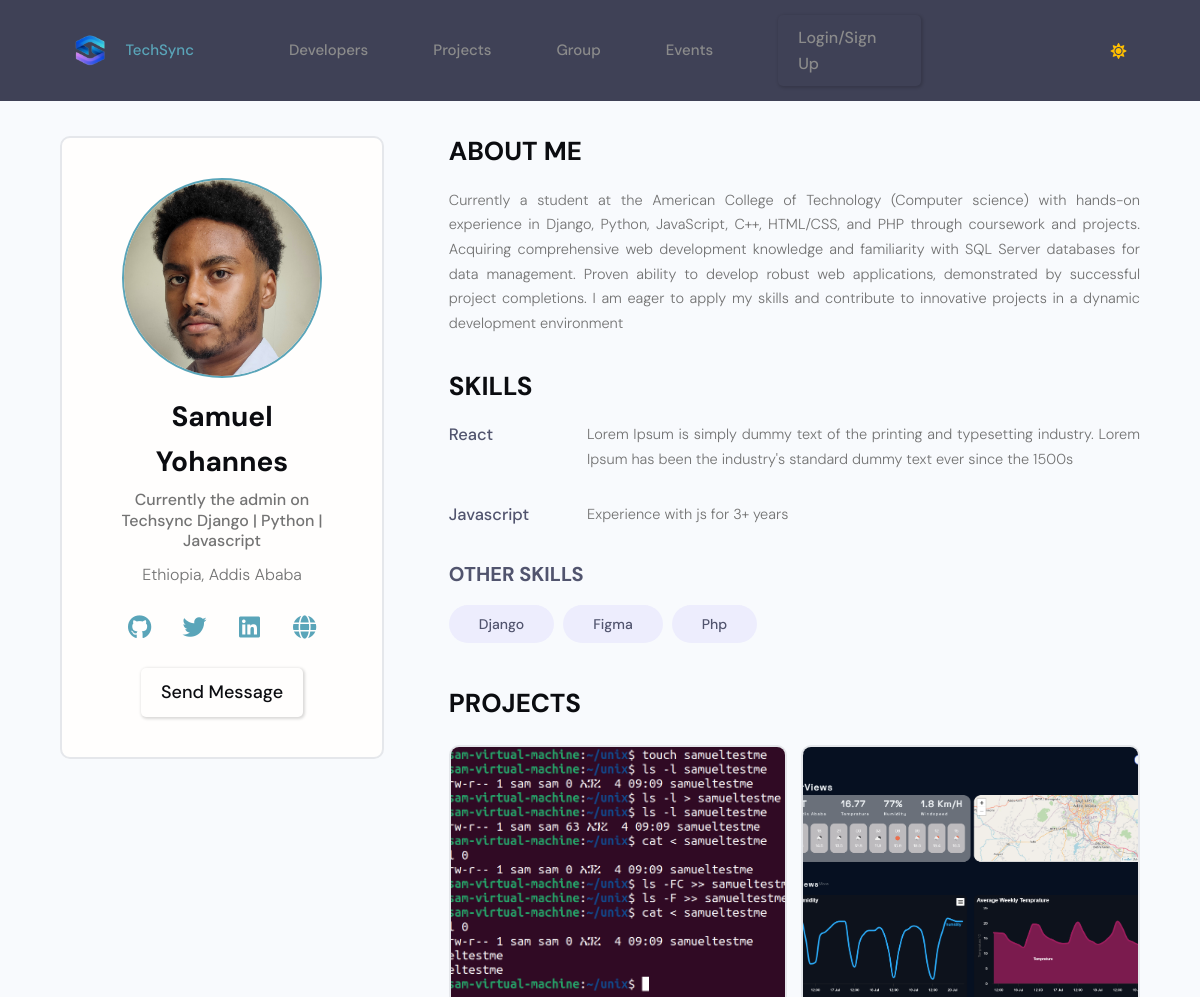
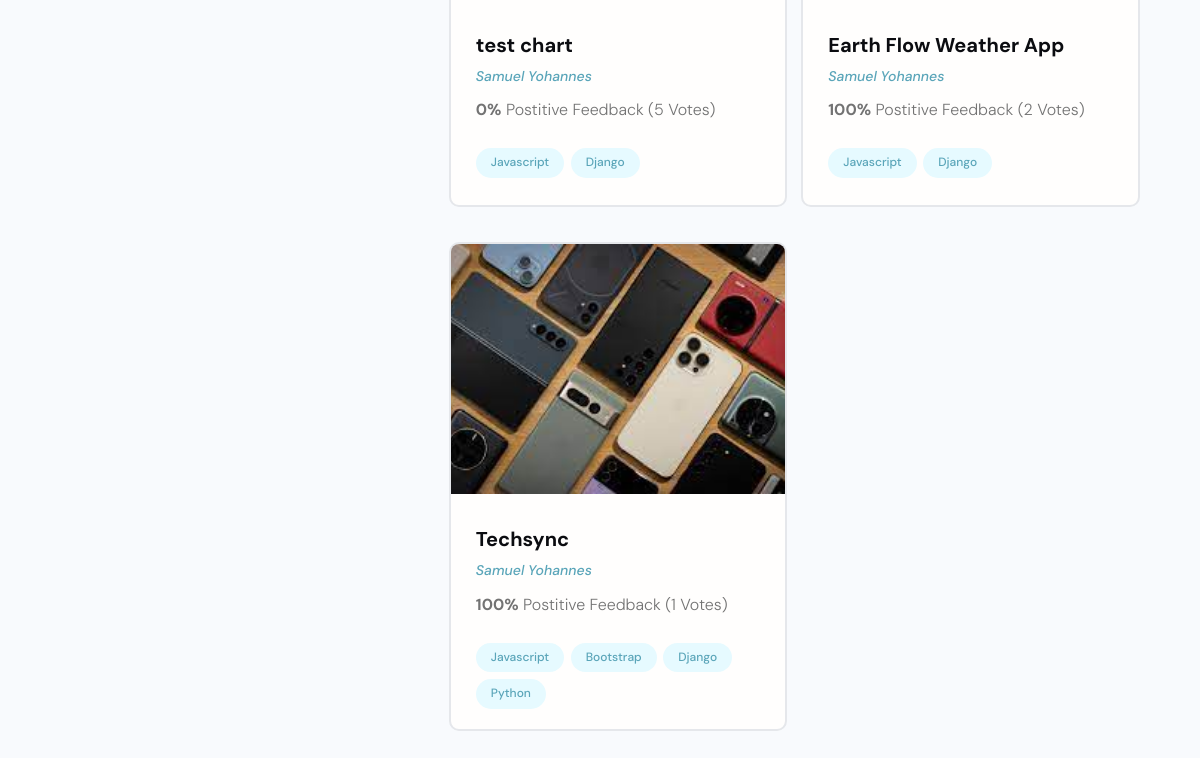
Page /profile/516ecd75-3648-47db-b327-c7662b1ae2bb/ on the earlier database version (2 pictures, top to bottom).
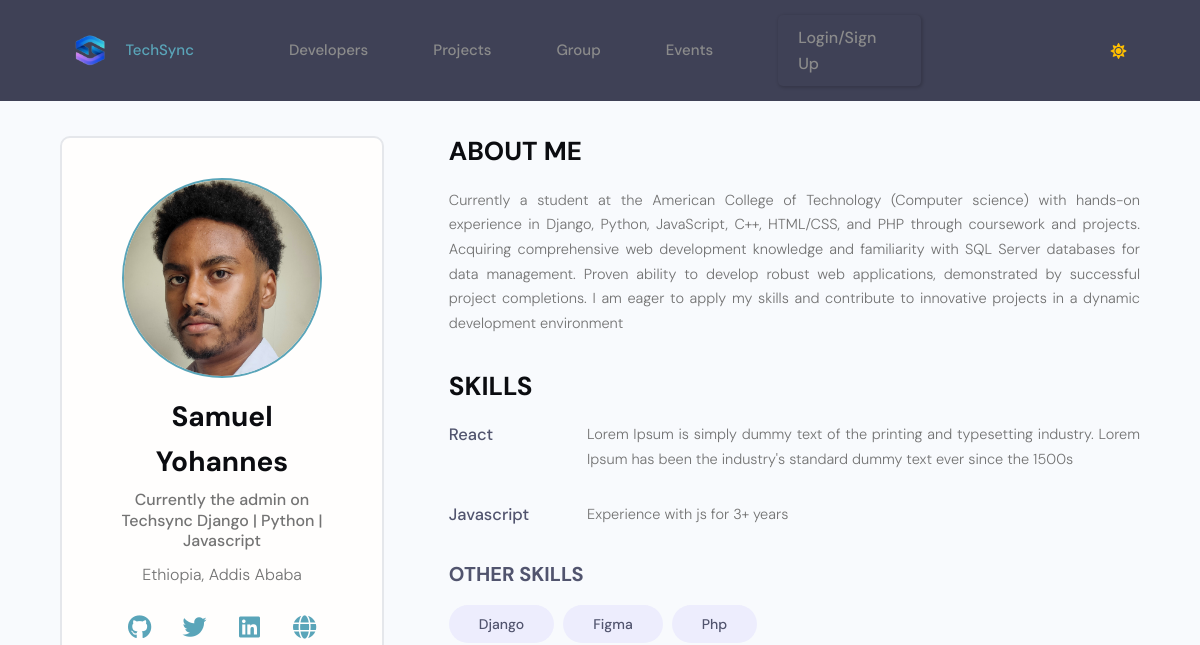
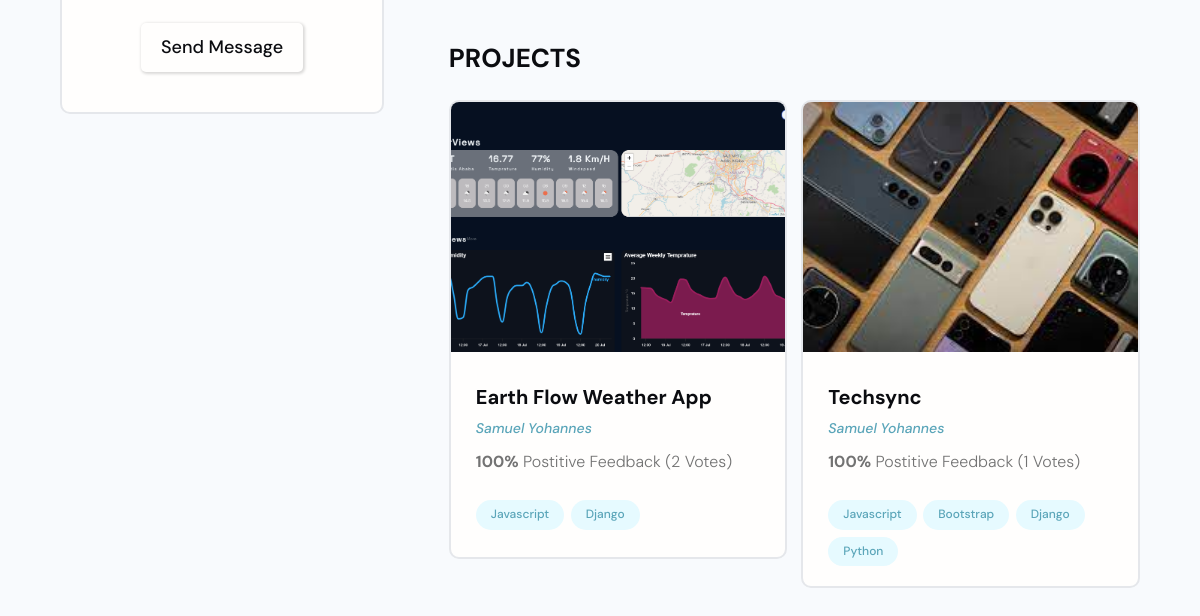
Same page on the later database version (2 pictures, top to bottom).
### users/models.py (models this page shows, shortened)
class Profile(models.Model):
    id = models.UUIDField(default=uuid.uuid4, primary_key=True, unique=True, editable=False, )
    user = models.OneToOneField(User, on_delete=models.CASCADE,null=True,blank=True)
    name = models.CharField(max_length=200, blank=True,null=True)
    username = models.CharField(max_length=200, blank=True,null=True,unique=True)
    headline = models.CharField(max_length=200, blank=True,null=True)
    about = models.TextField(blank=True, null=True)
    location = models.CharField(max_length=200, blank=True,null=True)
    profile_image = models.ImageField(null=True, blank=True,upload_to='profiles', default='default_profile.png')
    github_link = models.CharField(max_length=200, blank=True,null=True)
    twitter_link = models.CharField(max_length=200, blank=True,null=True)
    linkedin_link = models.CharField(max_length=200, blank=True,null=True)
    personal_link = models.CharField(max_length=200, blank=True,null=True)
    phone_regex = RegexValidator(
    regex=r'^\+?1?\d{9,15}$',
    message="Phone number must be entered in the format: '+999999999'. Up to 15 digits allowed."
    )
    phone_number = models.CharField(validators=[phone_regex], max_length=17, blank=True)  # validators should be a list
    created_at = models.DateTimeField(auto_now_add=True)

class Skill(models.Model):
    id = models.UUIDField(default=uuid.uuid4, primary_key=True, unique=True, editable=False, )
    owner = models.ForeignKey(Profile, on_delete=models.CASCADE, null=True, blank=True)
    name = models.CharField(max_length=200, blank=True,null=True)
    description = models.TextField(blank=True, null=True)
    created_at = models.DateTimeField(auto_now_add=True)
    def __str__(self):
        return str(self.name)

### projects/models.py (models this page shows, shortened)
class Project(models.Model):
    id = models.UUIDField(default=uuid.uuid4, primary_key=True, unique=True, editable=False)
    owner = models.ForeignKey(Profile, on_delete=models.SET_NULL, null=True)
    title = models.CharField(max_length=100)
    description = models.TextField(null=True, blank=True)
    image = models.ImageField(null=True, blank=True, default='default.jpg', upload_to= 'project_image')
    demo_link = models.URLField(null=True, blank=True)
    source_link = models.URLField(null=True, blank=True)
    created_at = models.DateTimeField(auto_now_add=True)
    tags = models.ManyToManyField('Tag', blank=True)
    vote_count = models.IntegerField(default=0, null=True, blank=True)
    vote_ratio = models.IntegerField(default=0, null=True, blank=True)
    updated_at = models.DateTimeField(auto_now=True)
    created_at = models.DateTimeField(auto_now_add=True)
    class Meta:
        ordering = ['-created_at']

class Tag(models.Model):
    id = models.UUIDField(default=uuid.uuid4, primary_key=True, unique=True, editable=False, )
    name = models.CharField(max_length=300)
    created_at = models.DateTimeField(auto_now_add=True)
    def __str__(self):
        return self.name

### users/views.py (the view)
# urls.py: path('profile/<str:pk>/', views.userProfile, name='user-profile'),
def userProfile(request, pk):
    profile = Profile.objects.get(id=pk)
    topSkills = profile.skill_set.exclude(description__exact="")
    otherSkills = profile.skill_set.filter(description="")
    context = {
        'profile': profile,
        'topSkills': topSkills,
        'otherSkills': otherSkills,
    }
    return render(request, 'users/user-profile.html', context)

### templates/users/user-profile.html (shortened to what this page needs)
{% extends "main/main.html" %}
{% block content %}
  <main class="profile my-md">
    <div class="container">
      <div class="layout">
        <div class="column column--1of3">
          <div class="card text-center">
            <div class="card__body dev">
              <img class="avatar avatar--xl" src="{{profile.profile_image.url}}" />
              <h2 class="dev__name">{{profile.name}}</h2>
              <p class="dev__title">{{profile.headline}}</p>
              <p class="dev__location">{{profile.location}}</p>
              <ul class="dev__social">
                {% if profile.github_link %}
                  <li>
                    <a title="Github" href="{{ profile.github_link }}" target="_blank" class="github">
                      <i class="fab fa-github"></i>
                    </a>
                  </li>
                {% endif %}
                {% if profile.twitter_link %}
                  <li>
                    <a title="Twitter" href="{{ profile.twitter_link }}" target="_blank" class="twitter">
                      <i class="fab fa-twitter"></i>
                    </a>
                  </li>
                {% endif %}
                {% if profile.linkedin_link %}
                  <li>
                    <a title="LinkedIn" href="{{ profile.linkedin_link }}" target="_blank" class="linkedin">
                      <i class="fab fa-linkedin"></i>
                    </a>
                  </li>
                {% endif %}
                {% if profile.personal_link %}
                  <li>
                    <a title="Personal Website" href="{{ profile.personal_link }}" target="_blank" class="personal">
                      <i class="fas fa-globe"></i>
                    </a>
                  </li>
                {% endif %}
              </ul>
              {% if profile.user != user %}
                <a href="{% url 'start-chat' profile.user.username %}" class="btn btn--sub btn--lg">Send Message </a>
              {% endif %}
            </div>
          </div>
        </div>
        <div class="column column--2of3">
          <div class="devInfo">
            <h3 class="devInfo__title">About Me</h3>
            <p class="devInfo__about">
              {{profile.about}}
            </p>
          </div>
          <div class="devInfo">
            <h3 class="devInfo__title">Skills</h3>
            <div class="devInfo__skills">
            {% for topskill in topSkills %}
              <div class="devSkill">
                <h4 class="devSkill__title">{{topskill}}</h4>
                <p class="devSkill__info">
                  {{topskill.description}}
                </p>
              </div>
            {% endfor %}
              <h3 class="devInfo__subtitle">Other Skills</h3>
              <div class="devInfo__otherSkills">
                {% for otherskill in otherSkills %}
                <span class="tag tag--pill tag--sub tag--lg">
                  <small>{{otherskill}}</small>
                </span>
                {% endfor %}
              </div>
            </div>
          </div>
          <div class="devInfo">
            <h3 class="devInfo__title">Projects</h3>
            <div class="grid grid--two">
            {% for project in profile.project_set.all  %}
              <div class="column">
                <div class="card project">
                  <a href="{% url 'project_detail' project.pk %}" class="project">
                    <img class="project__thumbnail" src="{{project.image.url}}" alt="project thumbnail" />
                    <div class="card__body">
                      <h3 class="project__title">{{project.title}}</h3>
                      <p><a class="project__author" href="{% url 'user-profile' project.owner.pk %}">{{project.owner.name}}</a></p>
                      <p class="project--rating">
                        <span style="font-weight: bold;">{{project.vote_ratio}}%</span> Postitive
                        Feedback ({{project.vote_count}} Votes)
                      </p>
                      <div class="project__tags">
                        {% for tag in project.tags.all  %}
                        <span class="tag tag--pill tag--main">
                          <small>{{tag}}</small>
                        </span>
                        {% endfor %}
                      </div>
                    </div>
                  </a>
                </div>
              </div>
            {% endfor %}
            </div>
          </div>
        </div>
      </div>
    </div>
  </main>
{% endblock content %}

### templates/main/main.html (shortened to what this page needs)
{% load static %}
<!DOCTYPE html>
<html lang="en">
<head>
  <link rel="stylesheet" href="https://cdnjs.cloudflare.com/ajax/libs/selectize.js/0.13.3/css/selectize.min.css">
  <link rel="stylesheet" href="{% static 'styles/langauge.css' %}" />
    <link rel="stylesheet" href="https://cdnjs.cloudflare.com/ajax/libs/font-awesome/5.15.4/css/all.min.css" />
    <link rel="stylesheet" href="https://cdnjs.cloudflare.com/ajax/libs/font-awesome/6.0.0-beta3/css/all.min.css">
    <link rel="stylesheet" href="https://cdnjs.cloudflare.com/ajax/libs/font-awesome/5.15.3/css/all.min.css">
    <link rel="stylesheet" href="https://cdn.iconmonstr.com/1.3.0/css/iconmonstr-iconic-font.min.css" />
    <link rel="stylesheet" href="{% static 'uikit/styles/uikit.css' %}" />
    <link rel="stylesheet" href="{% static 'styles/app.css' %}" />
    <link rel="stylesheet" href="{% static 'styless/main.css' %}" />
    <link rel="stylesheet" href="{% static 'styless/style.css' %}" />
    <link rel="stylesheet" href="https://cdn.iconmonstr.com/1.3.0/css/iconmonstr-iconic-font.min.css">
</head>
<body>
    {% include "main/navbar.html" %}
    {% block content %}{% endblock content %}
</body>
</html>

### templates/main/navbar.html (shortened to what this page needs)
{% load static %}
<header class="header">
        <div class="container container--narrow">
                <a href="{% url 'projects'%}" class="header__logo">
                        <img src="{% static 'images/logo.png' %}" alt="Techsync Logo" />TechSync
                </a>
                <nav class="header__nav header__menu">
                        {% if request.user.is_event_organizer %}
                        <ul class="header__menu">
                            <li class="header__menuItem"><a href="{% url 'events' %}">Events</a></li>
                            {% if request.user.is_authenticated %}
                            {% comment %} <li class="header__menuItem"><a  href="{% url 'inbox' %}">Inbox</a></li>  {% endcomment %}
                            <li class="header__menuItem"><a  href="{% url 'scan-qr-code' %}">Verify QR</a></li>
                            <li class="header__menuItem"><a  href="{% url 'user-chatrooms' %}">Inbox</a></li>
                            {% else %}
                            <li class="header__menuItem"><a href="{% url 'login' %}" class="btn btn--sub">Login/Sign Up</a></li>
                            {% endif %}
                            {% if request.user.is_authenticated %}
                            {% comment %} Profile {% endcomment %}
                            <li class="header__menuItem">
                                    <div class="header__user">
                                            <a href="{% url 'organization-account'%}">
                                                <div class="avatar avatar--medium active">
                                                    <img src="{{ event_organizer.profile_image.url }}" />
                                                </div>
                                                <p> <span>@{{profile.username}}</span></p>
                                            </a>
                                            <button class="dropdown-button">
                                                <svg version="1.1" xmlns="http://www.w3.org/2000/svg" width="32" height="32" viewBox="0 0 32 32">
                                                    <title>chevron-down</title>
                                                    <path d="M16 21l-13-13h-3l16 16 16-16h-3l-13 13z"></path>
                                                </svg>
                                            </button>
                                        </div>
                                        <div class="dropdown-menu">
                                            <a href="settings.html" class="dropdown-link"
                                                ><svg version="1.1" xmlns="http://www.w3.org/2000/svg" width="32" height="32" viewBox="0 0 32 32">
                                                    <title>tools</title>
                                                    <path
                                                        d="M27.465 32c-1.211 0-2.35-0.471-3.207-1.328l-9.392-9.391c-2.369 0.898-4.898 0.951-7.355 0.15-3.274-1.074-5.869-3.67-6.943-6.942-0.879-2.682-0.734-5.45 0.419-8.004 0.135-0.299 0.408-0.512 0.731-0.572 0.32-0.051 0.654 0.045 0.887 0.277l5.394 5.395 3.586-3.586-5.394-5.395c-0.232-0.232-0.336-0.564-0.276-0.887s0.272-0.596 0.572-0.732c2.552-1.152 5.318-1.295 8.001-0.418 3.274 1.074 5.869 3.67 6.943 6.942 0.806 2.457 0.752 4.987-0.15 7.358l9.392 9.391c0.844 0.842 1.328 2.012 1.328 3.207-0 2.5-2.034 4.535-4.535 4.535zM15.101 19.102c0.26 0 0.516 0.102 0.707 0.293l9.864 9.863c0.479 0.479 1.116 0.742 1.793 0.742 1.398 0 2.535-1.137 2.535-2.535 0-0.668-0.27-1.322-0.742-1.793l-9.864-9.863c-0.294-0.295-0.376-0.74-0.204-1.119 0.943-2.090 1.061-4.357 0.341-6.555-0.863-2.631-3.034-4.801-5.665-5.666-1.713-0.561-3.468-0.609-5.145-0.164l4.986 4.988c0.391 0.391 0.391 1.023 0 1.414l-5 5c-0.188 0.188-0.441 0.293-0.707 0.293s-0.52-0.105-0.707-0.293l-4.987-4.988c-0.45 1.682-0.397 3.436 0.164 5.146 0.863 2.631 3.034 4.801 5.665 5.666 2.2 0.721 4.466 0.604 6.555-0.342 0.132-0.059 0.271-0.088 0.411-0.088z"
                                                    ></path>
                                                </svg>
                                                Settings</a
                                            >
                                            <a href="{% url 'logout' %}" class="dropdown-link"
                                                ><svg version="1.1" xmlns="http://www.w3.org/2000/svg" width="32" height="32" viewBox="0 0 32 32">
                                                    <title>sign-out</title>
                                                    <path
                                                        d="M3 0h22c0.553 0 1 0 1 0.553l-0 3.447h-2v-2h-20v28h20v-2h2l0 3.447c0 0.553-0.447 0.553-1 0.553h-22c-0.553 0-1-0.447-1-1v-30c0-0.553 0.447-1 1-1z"
                                                    ></path>
                                                    <path
                                                        d="M21.879 21.293l1.414 1.414 6.707-6.707-6.707-6.707-1.414 1.414 4.293 4.293h-14.172v2h14.172l-4.293 4.293z"
                                                    ></path>
                                                </svg>
                                                Logout</a
                                            >
                                        </div>
                            </li>
                            {% endif %}
                        </ul>
                        {% else %}
                        <ul class="header__menu">
                                <li class="header__menuItem"><a href="{% url 'profiles' %}">Developers</a></li>
                                <li class="header__menuItem"><a  href="{% url 'projects' %}">Projects</a></li>
                                <li class="header__menuItem"><a  href="{% url 'home-group'%}">Group</a></li>
                                <li class="header__menuItem"><a href="{% url 'events' %}">Events</a></li>
                                {% if request.user.is_authenticated %}
                                {% comment %} <li class="header__menuItem"><a  href="{% url 'inbox' %}">Inbox</a></li>  {% endcomment %}
                                <li class="header__menuItem"><a  href="{% url 'user-chatrooms' %}">Inbox</a></li>
                                {% else %}
                                <li class="header__menuItem"><a href="{% url 'login' %}" class="btn btn--sub">Login/Sign Up</a></li>
                                {% endif %}
                        </ul>
                        {% endif %}
                </nav>
                <span id="mode-icon" class="fas fa-sun"></span>
        </div>
</header>
<link rel="stylesheet" href="{% static 'uikit/styles/modules/_variables.css' %}" id="theme-css">

Differences in the rows shown:
removed Project: image (picture), title "test chart", owner.name "Samuel Yohannes", vote_ratio "0", vote_count "5", Tag (name "Javascript"), Tag (name "Django")
